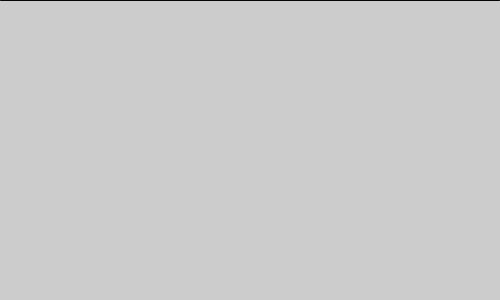
Frame 1 (no input)
Frame 60 (the mouse pressed at the canvas centre just before this capture): identical to frame 1, image omitted
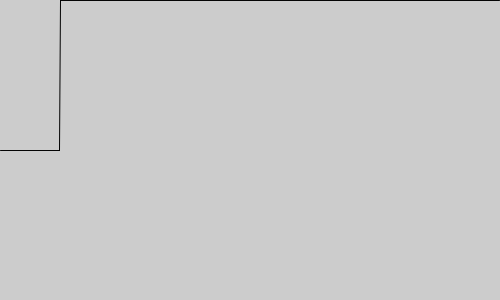
Frame 120 (the mouse held since frame 60 and released just before this capture)

The Processing sketch that drew these frames (run headless with seeded random() and noise(); from frame 60 on, the mouse is pressed at the canvas centre):

// Processing sketch: Capture_cursor
// ── Capture_cursor.pde
int[] y;

void setup() {
  size(500, 300);
  y = new int[width];
}

void draw() {
  background(204); // Read the array from the end to the
  // beginning to avoid overwriting the data
  for (int i = y.length-1; i > 0; i--) {
    y[i] = y[i-1];
  }
  // Add new values to the beginning
  y[0] = mouseY;
  // Display each pair of values as a line
  for (int i = 1; i < y.length; i++) {
    line(i, y[i], i-1, y[i-1]);
  }
}
